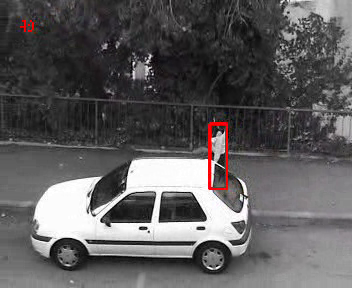
#> input picture frame 47 of study/images/woman.avi, 352 x 288 px, given in place of vtest.avi, which was not available
$ python videoMeanshift.py
#> lines starting #> are read from the running program, lines starting #| are printed output that depends on the picture; after the words box and inside, x2 and y2 are one past the last pixel; in counts of white or black regions, pixels touching at a corner belong together; pictures that were not available may be replaced by others from this repository, and a replacement may not be noted
#-*- coding: utf-8 -*-
"""
# Meanshift
    . 영상에서 물체의 이동을 추적
    . 대상이 되는 이미지(set of point)가 있고, 그것을 포함하는 window가 주어지면
      window는 주변에서 가장 point 밀도가 높은쪽으로 window를 이동
    . 추적하는 대상과 배경이 유사하면 실패할 확률이 높아 고정된 환경(공장 자동화)에서 활용
    . Histogram분석시 빛의 영향을 덜 받는 Hue값을 사용함.
    . cv2.meanShif
"""
import numpy as np
import cv2

cap = cv2.VideoCapture('images/vtest.avi')

# video로 부터 첫번째 frame 얻기
ret, frame = cap.read()
#> frame is the input picture: shape (288, 352, 3); mean B, G, R 92.1, 91.4, 93.4

# 임의의 window 생성
# r,h,c,w =342,103,698,70
r,h,c,w =150,103,500,70
track_window = (c,r,w,h)

# img3 = cv2.rectangle(frame, (c, r), (c + w, r + h), 255, 2)
# cv2.imwrite('temp.jpg',img3)

# Tracking을 위한 Region of Image(ROI)생성
roi = frame[r:r+h, c:c+w]
#> roi = empty array
hsv_roi = cv2.cvtColor(frame, cv2.COLOR_BGR2HSV)
#> hsv_roi: shape (288, 352, 3); mean H, S, V 39.2, 6.6, 93.8

# 어두운 영역을 제거하기 위해서 inRange함수 사용
mask = cv2.inRange(hsv_roi, np.array((0.,60.,32.)), np.array((180.,255.,255.)))
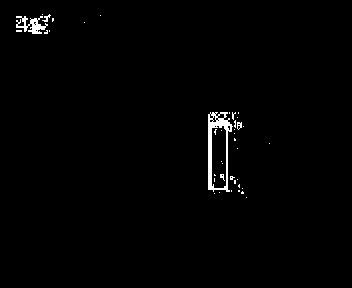
#> mask: shape (288, 352); 1.2% white; 40 white regions (36 under 20 px), largest, box (x1, y1, x2, y2) and area: (208, 112, 233, 192) 688, (16, 16, 48, 34) 267, (42, 14, 51, 22) 29, (237, 122, 242, 130) 26

# ROI영역에 대한 Histogram생성 후 정규화. 대상 Search를 위함
roi_hist = cv2.calcHist([hsv_roi],[0],mask,[180],[0,180])
#> roi_hist = 180 values, max 391 at index 0, min 0 at index 4, mean 6.5
cv2.normalize(roi_hist,roi_hist,0,255,cv2.NORM_MINMAX)

# meanShift반복 횟수. 10번 반복하거나 1pt이동시까지 반복
term_crit = (cv2.TERM_CRITERIA_EPS|cv2.TERM_CRITERIA_COUNT, 10, 1)
while(1):
    ret, frame = cap.read()
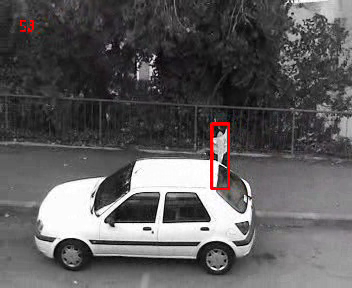
#> input picture frame 48 of study/images/woman.avi, 352 x 288 px, given in place of vtest.avi, which was not available
#> frame is the input picture: shape (288, 352, 3); mean B, G, R 91.2, 90.5, 92.5
    if ret == True:
        hsv = cv2.cvtColor(frame, cv2.COLOR_BGR2HSV)
#> hsv: shape (288, 352, 3); mean H, S, V 39.4, 6.9, 92.9

        # 새로운 Frame에서 ROI Histogram을 적용하여 대상 찾기
        dst = cv2.calcBackProject([hsv],[0],roi_hist,[0,180],1)
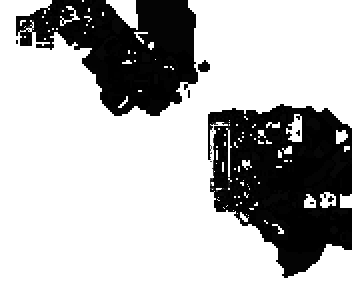
#> dst: shape (288, 352); min 0, max 255, mean 181.2

        # 새로운 위치를 얻기 위해서 meanshift적용
        ret, track_window = cv2.meanShift(dst, track_window, term_crit)
#> ret = 0; track_window = (176, 144, 1, 1)

        # 새로운 Frame에 새로운 사각형 그리기
        x,y,w,h = track_window
#> x = 176; y = 144; w = 1; h = 1
        img2 = cv2.rectangle(frame,(x,y), (x+w,y+h), 255,2)
        cv2.imshow('img2',img2)

        k = cv2.waitKey(60) & 0xFF
#> (key Esc is pressed here)
        if k == 27:
            break
        else:
            cv2.imwrite(chr(k) + ".jpg",img2)
    else:
        break

cv2.destroyAllWindows()
cap.release()

$ run again, starting later in the video
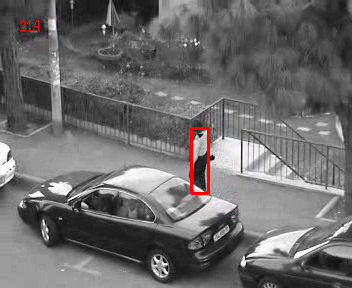
#> input picture frame 212 of study/images/woman.avi, 352 x 288 px, given in place of vtest.avi, which was not available
#> frame is the input picture: shape (288, 352, 3); mean B, G, R 107.7, 107.6, 109
#> roi = empty array
#> hsv_roi: shape (288, 352, 3); mean H, S, V 8.9, 2.7, 109.2
#> `mask = cv2.inRange(hsv_roi, np.array((0.,60.,32.)), np.array((180.,255..`:
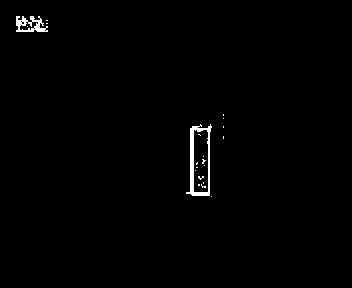
#> mask: shape (288, 352); 0.87% white; 21 white regions (19 under 20 px), largest, box (x1, y1, x2, y2) and area: (186, 124, 212, 196) 546, (16, 16, 48, 32) 277
#> roi_hist = 180 values, max 393 at index 0, min 0 at index 4, mean 4.93
#> hsv: shape (288, 352, 3); mean H, S, V 9.8, 2.8, 109.6
#> `dst = cv2.calcBackProject([hsv],[0],roi_hist,[0,180],1)`:
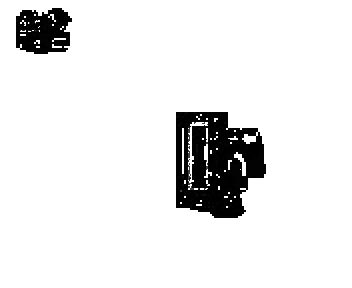
#> dst: shape (288, 352); min 0, max 255, mean 233.4
#> ret = 0; track_window = (176, 144, 1, 1)
#> x = 176; y = 144; w = 1

$ run again, starting later in the video
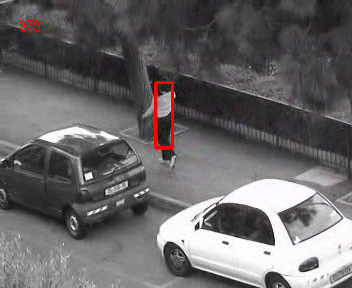
#> input picture frame 377 of study/images/woman.avi, 352 x 288 px, given in place of vtest.avi, which was not available
#> frame is the input picture: shape (288, 352, 3); mean B, G, R 103.9, 102, 104.9
#> roi = empty array
#> hsv_roi: shape (288, 352, 3); mean H, S, V 76.1, 10.2, 105.7
#> `mask = cv2.inRange(hsv_roi, np.array((0.,60.,32.)), np.array((180.,255..`:
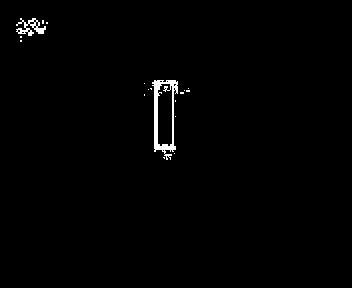
#> mask: shape (288, 352); 0.95% white; 18 white regions (16 under 20 px), largest, box (x1, y1, x2, y2) and area: (152, 80, 178, 160) 690, (16, 18, 46, 36) 226
#> roi_hist = 180 values, max 398 at index 0, min 0 at index 4, mean 5.38
#> hsv: shape (288, 352, 3); mean H, S, V 75.3, 10.3, 105.7
#> `dst = cv2.calcBackProject([hsv],[0],roi_hist,[0,180],1)`:
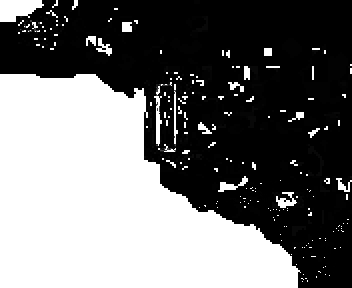
#> dst: shape (288, 352); min 0, max 255, mean 112.8
#> ret = 0; track_window = (176, 144, 1, 1)
#> x = 176; y = 144; w = 1
